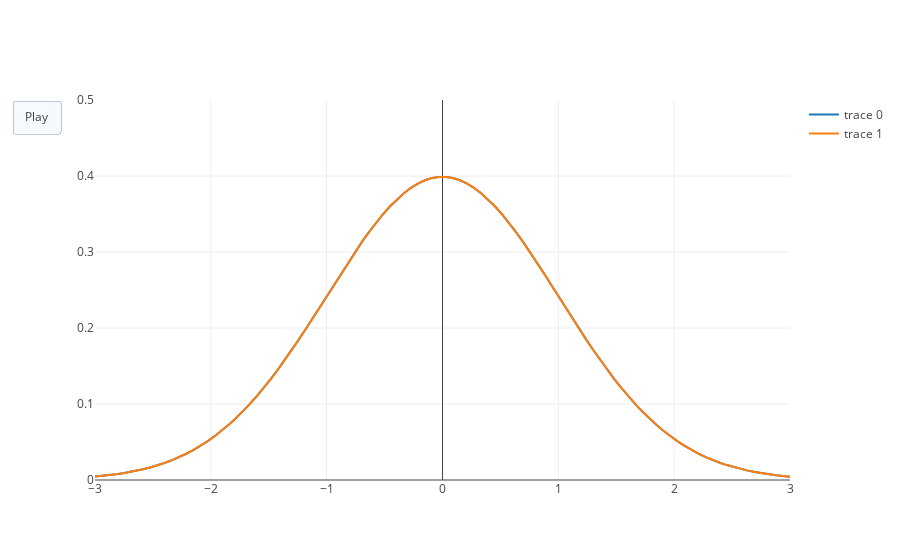

The code cell stored with this chart in its notebook:
### Markdown cell above
### Annimation with plotly

### Code cell
n = 100

# PDF of standard normal distribution
f = lambda x : ( 1 / np.sqrt(2*np.pi) ) * np.exp(-x**2/2)
x = np.linspace(-3, 3, n)
y = f(x)

trace = go.Scatter(x = x, y = y)

# First trace for animation
# Second trace for the plot
data = [trace, trace]

layout = go.Layout(
    xaxis = {"range":[-3, 3], 'autorange':False},
    yaxis = {"range":[0, 0.5], 'autorange':False},
    
    # For animation
    updatemenus = [{'type': 'buttons',
                     'buttons': [{'label': 'Play',
                     'method': 'animate',
                     'args': [None]}]}]
)


frames=[dict(data=[dict(x=[x[k]], 
                        y=[y[k]], 
                        mode='markers', 
                        marker=dict(color='blue', size= (-(k)**2 + 95*k + 1000)/100)
                        )
                  ]) for k in range(0,n,5)]  

fig = go.Figure(data = data, layout=layout, frames=frames)

py.iplot(fig)
